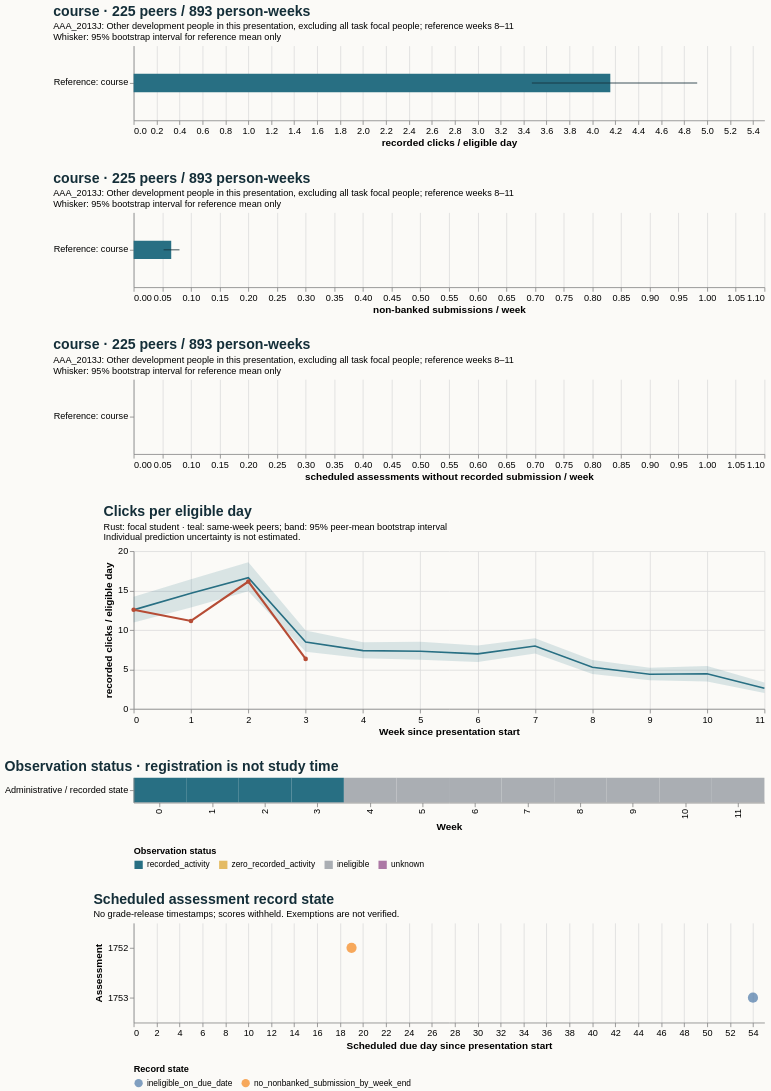

Write a Vega-Lite specification for this figure.
### Vega-Lite specification from a JSON file in a GitHub repository (floating-point values rounded to 4 significant figures)
{"$schema": "https://vega.github.io/schema/vega-lite/v5.20.1.json", "config": {"axis": {"labelFontSize": 11, "titleFontSize": 12}, "background": "#fbfaf7", "font": "sans-serif", "title": {"anchor": "start", "color": "#142e38", "fontSize": 17, "subtitleFontSize": 11}, "view": {"continuousHeight": 300, "continuousWidth": 300, "stroke": null}}, "datasets": {"data-71c723a959ccbec2b7d89d93af96a1fb": [{"hi": null, "lo": null, "series": "Focal: weeks 8–11", "value": null}, {"hi": 0.0, "lo": 0.0, "series": "Reference: course", "value": 0.0}], "data-a183db1650af76b370449ec12b6bc8c1": [{"as_of_day": 20, "assessment_id": 1752, "course": "AAA_2013J", "due_day": 19, "person_id": 1456619, "score_status": "withheld_release_time_unknown", "state": "no_nonbanked_submission_by_week_end", "week": 2}, {"as_of_day": 55, "assessment_id": 1753, "course": "AAA_2013J", "due_day": 54, "person_id": 1456619, "score_status": "withheld_release_time_unknown", "state": "ineligible_on_due_date", "week": 7}], "data-a83b105ec65c4940a4d784832653641b": [{"end_day": 6, "focal_value": 12.57, "peer_ci_high": 14.2, "peer_ci_low": 10.94, "peer_mean": 12.55, "peer_observations": 229, "peer_people": 229, "reference": "course", "unit": "recorded clicks / eligible day", "week": 0}, {"end_day": 13, "focal_value": 11.14, "peer_ci_high": 16.44, "peer_ci_low": 12.84, "peer_mean": 14.66, "peer_observations": 229, "peer_people": 229, "reference": "course", "unit": "recorded clicks / eligible day", "week": 1}, {"end_day": 20, "focal_value": 16.14, "peer_ci_high": 18.58, "peer_ci_low": 14.91, "peer_mean": 16.64, "peer_observations": 227, "peer_people": 227, "reference": "course", "unit": "recorded clicks / eligible day", "week": 2}, {"end_day": 27, "focal_value": 6.333, "peer_ci_high": 9.92, "peer_ci_low": 7.231, "peer_mean": 8.473, "peer_observations": 227, "peer_people": 227, "reference": "course", "unit": "recorded clicks / eligible day", "week": 3}, {"end_day": 34, "focal_value": null, "peer_ci_high": 8.429, "peer_ci_low": 6.407, "peer_mean": 7.389, "peer_observations": 226, "peer_people": 226, "reference": "course", "unit": "recorded clicks / eligible day", "week": 4}, {"end_day": 41, "focal_value": null, "peer_ci_high": 8.522, "peer_ci_low": 6.212, "peer_mean": 7.301, "peer_observations": 225, "peer_people": 225, "reference": "course", "unit": "recorded clicks / eligible day", "week": 5}, {"end_day": 48, "focal_value": null, "peer_ci_high": 8.041, "peer_ci_low": 5.927, "peer_mean": 6.971, "peer_observations": 225, "peer_people": 225, "reference": "course", "unit": "recorded clicks / eligible day", "week": 6}, {"end_day": 55, "focal_value": null, "peer_ci_high": 8.95, "peer_ci_low": 7.023, "peer_mean": 7.966, "peer_observations": 225, "peer_people": 225, "reference": "course", "unit": "recorded clicks / eligible day", "week": 7}, {"end_day": 62, "focal_value": null, "peer_ci_high": 6.187, "peer_ci_low": 4.431, "peer_mean": 5.274, "peer_observations": 225, "peer_people": 225, "reference": "course", "unit": "recorded clicks / eligible day", "week": 8}, {"end_day": 69, "focal_value": null, "peer_ci_high": 5.203, "peer_ci_low": 3.614, "peer_mean": 4.388, "peer_observations": 224, "peer_people": 224, "reference": "course", "unit": "recorded clicks / eligible day", "week": 9}, {"end_day": 76, "focal_value": null, "peer_ci_high": 5.445, "peer_ci_low": 3.463, "peer_mean": 4.445, "peer_observations": 223, "peer_people": 223, "reference": "course", "unit": "recorded clicks / eligible day", "week": 10}, {"end_day": 83, "focal_value": null, "peer_ci_high": 3.331, "peer_ci_low": 2.001, "peer_mean": 2.606, "peer_observations": 221, "peer_people": 221, "reference": "course", "unit": "recorded clicks / eligible day", "week": 11}], "data-e0168e214a8a4f1f7ec0c8df93082c47": [{"eligible_days": 7.0, "end_day": 6, "logging_completeness": "unknown", "observation_status": "recorded_activity", "row": "Administrative / recorded state", "score_status": "withheld_release_time_unknown", "start_day": 0, "value": 12.57, "week": 0}, {"eligible_days": 7.0, "end_day": 13, "logging_completeness": "unknown", "observation_status": "recorded_activity", "row": "Administrative / recorded state", "score_status": "withheld_release_time_unknown", "start_day": 7, "value": 11.14, "week": 1}, {"eligible_days": 7.0, "end_day": 20, "logging_completeness": "unknown", "observation_status": "recorded_activity", "row": "Administrative / recorded state", "score_status": "withheld_release_time_unknown", "start_day": 14, "value": 16.14, "week": 2}, {"eligible_days": 6.0, "end_day": 27, "logging_completeness": "unknown", "observation_status": "recorded_activity", "row": "Administrative / recorded state", "score_status": "withheld_release_time_unknown", "start_day": 21, "value": 6.333, "week": 3}, {"eligible_days": 0.0, "end_day": 34, "logging_completeness": "unknown", "observation_status": "ineligible", "row": "Administrative / recorded state", "score_status": "withheld_release_time_unknown", "start_day": 28, "value": null, "week": 4}, {"eligible_days": 0.0, "end_day": 41, "logging_completeness": "unknown", "observation_status": "ineligible", "row": "Administrative / recorded state", "score_status": "withheld_release_time_unknown", "start_day": 35, "value": null, "week": 5}, {"eligible_days": 0.0, "end_day": 48, "logging_completeness": "unknown", "observation_status": "ineligible", "row": "Administrative / recorded state", "score_status": "withheld_release_time_unknown", "start_day": 42, "value": null, "week": 6}, {"eligible_days": 0.0, "end_day": 55, "logging_completeness": "unknown", "observation_status": "ineligible", "row": "Administrative / recorded state", "score_status": "withheld_release_time_unknown", "start_day": 49, "value": null, "week": 7}, {"eligible_days": 0.0, "end_day": 62, "logging_completeness": "unknown", "observation_status": "ineligible", "row": "Administrative / recorded state", "score_status": "withheld_release_time_unknown", "start_day": 56, "value": null, "week": 8}, {"eligible_days": 0.0, "end_day": 69, "logging_completeness": "unknown", "observation_status": "ineligible", "row": "Administrative / recorded state", "score_status": "withheld_release_time_unknown", "start_day": 63, "value": null, "week": 9}, {"eligible_days": 0.0, "end_day": 76, "logging_completeness": "unknown", "observation_status": "ineligible", "row": "Administrative / recorded state", "score_status": "withheld_release_time_unknown", "start_day": 70, "value": null, "week": 10}, {"eligible_days": 0.0, "end_day": 83, "logging_completeness": "unknown", "observation_status": "ineligible", "row": "Administrative / recorded state", "score_status": "withheld_release_time_unknown", "start_day": 77, "value": null, "week": 11}], "data-e61eda46d64be36d65c3308d97086f13": [{"hi": null, "lo": null, "series": "Focal: weeks 8–11", "value": null}, {"hi": 4.914, "lo": 3.472, "series": "Reference: course", "value": 4.156}], "data-f381d3e40548d0e30eaf4a7120bd1d09": [{"hi": null, "lo": null, "series": "Focal: weeks 8–11", "value": null}, {"hi": 0.08, "lo": 0.05222, "series": "Reference: course", "value": 0.06556}]}, "resolve": {"scale": {"color": "independent"}}, "spacing": 28, "vconcat": [{"data": {"name": "data-e61eda46d64be36d65c3308d97086f13"}, "height": 90, "layer": [{"encoding": {"x": {"field": "value", "scale": {"domain": [0, 5.159], "zero": true}, "title": "recorded clicks / eligible day", "type": "quantitative"}, "y": {"field": "series", "sort": null, "title": null, "type": "nominal"}}, "mark": {"color": "#286f83", "size": 22, "type": "bar"}}, {"encoding": {"x": {"field": "lo", "type": "quantitative"}, "x2": {"field": "hi"}, "y": {"field": "series", "sort": null, "title": null, "type": "nominal"}}, "mark": {"color": "#142e38", "type": "rule"}}], "title": {"subtitle": ["AAA_2013J: Other development people in this presentation, excluding all task focal people; reference weeks 8–11", "Whisker: 95% bootstrap interval for reference mean only"], "text": "course · 225 peers / 893 person-weeks"}, "width": 760}, {"data": {"name": "data-f381d3e40548d0e30eaf4a7120bd1d09"}, "height": 90, "layer": [{"encoding": {"x": {"field": "value", "scale": {"domain": [0, 1.05], "zero": true}, "title": "non-banked submissions / week", "type": "quantitative"}, "y": {"field": "series", "sort": null, "title": null, "type": "nominal"}}, "mark": {"color": "#286f83", "size": 22, "type": "bar"}}, {"encoding": {"x": {"field": "lo", "type": "quantitative"}, "x2": {"field": "hi"}, "y": {"field": "series", "sort": null, "title": null, "type": "nominal"}}, "mark": {"color": "#142e38", "type": "rule"}}], "title": {"subtitle": ["AAA_2013J: Other development people in this presentation, excluding all task focal people; reference weeks 8–11", "Whisker: 95% bootstrap interval for reference mean only"], "text": "course · 225 peers / 893 person-weeks"}, "width": 760}, {"data": {"name": "data-71c723a959ccbec2b7d89d93af96a1fb"}, "height": 90, "layer": [{"encoding": {"x": {"field": "value", "scale": {"domain": [0, 1.05], "zero": true}, "title": "scheduled assessments without recorded submission / week", "type": "quantitative"}, "y": {"field": "series", "sort": null, "title": null, "type": "nominal"}}, "mark": {"color": "#286f83", "size": 22, "type": "bar"}}, {"encoding": {"x": {"field": "lo", "type": "quantitative"}, "x2": {"field": "hi"}, "y": {"field": "series", "sort": null, "title": null, "type": "nominal"}}, "mark": {"color": "#142e38", "type": "rule"}}], "title": {"subtitle": ["AAA_2013J: Other development people in this presentation, excluding all task focal people; reference weeks 8–11", "Whisker: 95% bootstrap interval for reference mean only"], "text": "course · 225 peers / 893 person-weeks"}, "width": 760}, {"data": {"name": "data-a83b105ec65c4940a4d784832653641b"}, "height": 190, "layer": [{"encoding": {"x": {"axis": {"tickMinStep": 1}, "field": "week", "title": "Week since presentation start", "type": "quantitative"}, "y": {"field": "peer_ci_low", "scale": {"zero": true}, "title": "recorded clicks / eligible day", "type": "quantitative"}, "y2": {"field": "peer_ci_high"}}, "mark": {"color": "#286f83", "opacity": 0.16, "type": "area"}}, {"encoding": {"tooltip": [{"field": "week", "type": "quantitative"}, {"field": "peer_mean", "type": "quantitative"}, {"field": "peer_people", "type": "quantitative"}, {"field": "peer_observations", "type": "quantitative"}], "x": {"field": "week", "type": "quantitative"}, "y": {"field": "peer_mean", "type": "quantitative"}}, "mark": {"color": "#286f83", "strokeWidth": 2, "type": "line"}}, {"encoding": {"tooltip": [{"field": "week", "type": "quantitative"}, {"field": "focal_value", "type": "quantitative"}], "x": {"field": "week", "type": "quantitative"}, "y": {"field": "focal_value", "type": "quantitative"}}, "mark": {"color": "#b64c35", "point": {"color": "#b64c35"}, "strokeWidth": 2.5, "type": "line"}}], "title": {"subtitle": ["Rust: focal student · teal: same-week peers; band: 95% peer-mean bootstrap interval", "Individual prediction uncertainty is not estimated."], "text": "Clicks per eligible day"}, "width": 760}, {"data": {"name": "data-e0168e214a8a4f1f7ec0c8df93082c47"}, "encoding": {"color": {"field": "observation_status", "legend": {"labelLimit": 260, "orient": "bottom"}, "scale": {"domain": ["recorded_activity", "zero_recorded_activity", "ineligible", "unknown"], "range": ["#286f83", "#e4bb64", "#aaaeb3", "#ac78a5"]}, "title": "Observation status", "type": "nominal"}, "tooltip": [{"field": "week", "type": "quantitative"}, {"field": "eligible_days", "type": "quantitative"}, {"field": "observation_status", "type": "nominal"}, {"field": "logging_completeness", "type": "nominal"}], "x": {"field": "week", "title": "Week", "type": "ordinal"}, "y": {"field": "row", "title": null, "type": "nominal"}}, "height": 30, "mark": {"type": "rect"}, "title": "Observation status · registration is not study time", "width": 760}, {"data": {"name": "data-a183db1650af76b370449ec12b6bc8c1"}, "encoding": {"color": {"field": "state", "legend": {"labelLimit": 400, "orient": "bottom"}, "title": "Record state", "type": "nominal"}, "tooltip": [{"field": "assessment_id", "type": "quantitative"}, {"field": "due_day", "type": "quantitative"}, {"field": "as_of_day", "type": "quantitative"}, {"field": "state", "type": "nominal"}, {"field": "score_status", "type": "nominal"}], "x": {"field": "due_day", "title": "Scheduled due day since presentation start", "type": "quantitative"}, "y": {"field": "assessment_id", "title": "Assessment", "type": "nominal"}}, "height": 120, "mark": {"filled": true, "size": 150, "type": "point"}, "title": {"subtitle": "No grade-release timestamps; scores withheld. Exemptions are not verified.", "text": "Scheduled assessment record state"}, "width": 760}]}
